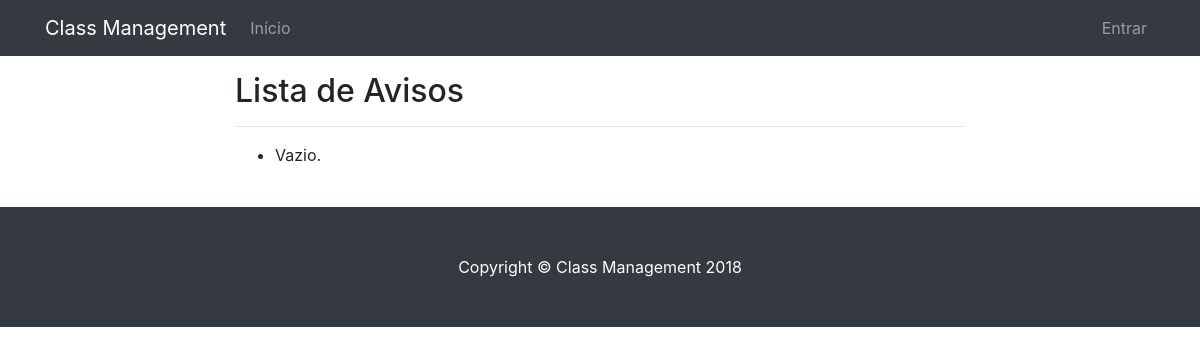
Page /visualizar/aviso/ on the earlier database version.
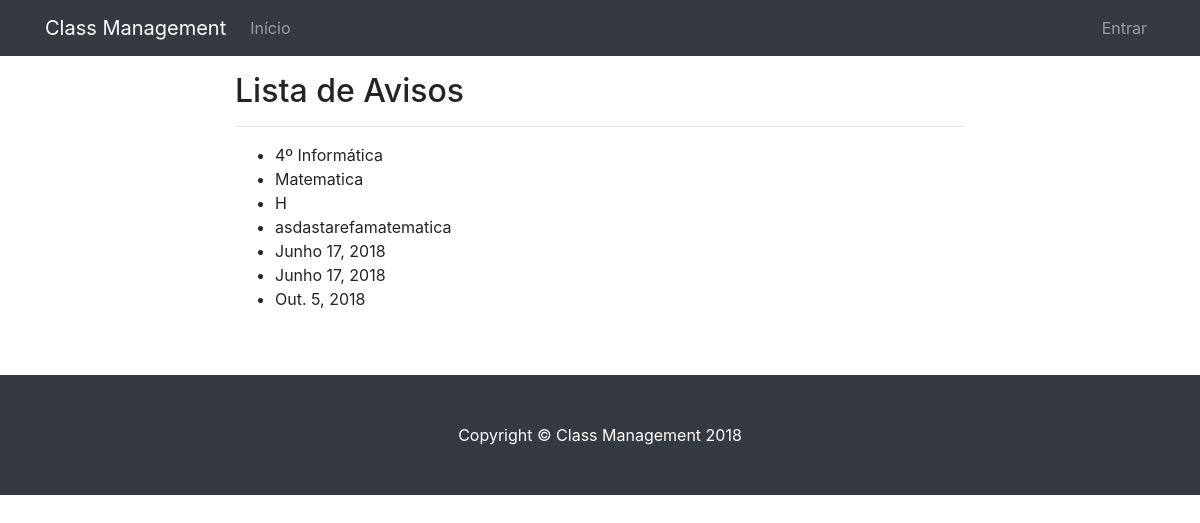
Same page on the later database version.
### classmanagement/models.py (models this page shows, shortened)
class Aviso(models.Model):
    AVISO_CHOICES   = (
        ('N', 'Aviso'), #Notice
        ('H', 'Tarefa'), #Homework
        ('W', 'Trabalho'), #Work
        ('E', 'Prova'), #Exam
    )
    data_final              = models.DateField(auto_now=False, auto_now_add=False, blank=False, null=False, verbose_name="Data Final")
    tipo_aviso              = models.CharField(max_length=1, choices=AVISO_CHOICES, null=False, blank=False, help_text='Obrigatório.', verbose_name="Tipo de Aviso")
    comentarios             = models.TextField(null=True, blank=True)
    ultima_modificacao      = models.DateField(auto_now=True)
    data_post               = models.DateField(auto_now_add=True)
    turma                   = models.ForeignKey(Turma, on_delete=models.PROTECT, null=False, blank=False)
    materia                 = models.ForeignKey(Materia, on_delete=models.PROTECT, null=False, blank=False)

class Turma(models.Model):
    nome                    = models.CharField(max_length=120, blank=False, null=False, help_text='Obrigatório.')
    alunos                  = models.ManyToManyField(User, help_text='Obrigatório', related_name='alunos_matriculados')
    data_cadastro           = models.DateField(auto_now_add=True)
    representante           = models.ForeignKey(User, on_delete=models.PROTECT, blank=False, null=False)
    colegio                 = models.ForeignKey(Colegio, on_delete=models.PROTECT, blank=False, null=False, help_text='Obrigatório.')
    def __str__(self):
        return self.nome

class Materia(models.Model):
    DIA_CHOICES   = (
        ('Seg', 'Segunda'),
        ('Ter', 'Terca'),
        ('Qua', 'Quarta'),
        ('Qui', 'Quinta'),
        ('Sex', 'Sexta'),
        ('Sab', 'Sabado'),
        ('Dom', 'Domingo'),
    )
    nome                    = models.CharField(max_length=120, blank=False, null=False, help_text='Obrigatório.')
    local                   = models.CharField(max_length=120, blank=False, null=False, help_text='Exemplo: "Sala 02"')
    dia                     = models.CharField(max_length=3, blank=False, null=False, choices=DIA_CHOICES, help_text='Dia da Semana')
    horario_inicio          = models.CharField(max_length=5, blank=False, null=False, verbose_name="Horario de inicio", help_text='Exemplo: "20:00"')
    horario_fim             = models.CharField(max_length=5, blank=False, null=False, verbose_name="Horario final", help_text='Exemplo: "20:50"')
    turma                   = models.ForeignKey(Turma, on_delete=models.PROTECT, null=False, blank=False)
    professor               = models.ForeignKey(Professor, on_delete=models.PROTECT, null=False, blank=False)
    def __str__(self):
        return self.nome
    class Meta:
        verbose_name = 'Matéria'
        verbose_name_plural = 'Matérias'

### classmanagement/views.py (the view)
# urls.py: path('visualizar/aviso/', views.AvisoListView.as_view(), name='visualizar_aviso'),
class AvisoListView(generic.ListView):
    model = models.Aviso
    template_name = 'list/aviso_list.html'
    def get_context_data(selfself, **kwargs):
        context = super().get_context_data(**kwargs)
        context['titulo'] = 'Lista de Avisos'
        return context

### classmanagement/templates/list/aviso_list.html (shortened to what this page needs)
{% extends "list.html" %}
{% block lista %}
<ul>
{% for atendimento in object_list %}
    <li>{{ atendimento.turma }}</li>
    <li>{{ atendimento.materia }}</li>
    <li>{{ atendimento.tipo_aviso }}</li>
    <li>{{ atendimento.comentarios }}</li>
    <li>{{ atendimento.data_post }}</li>
    <li>{{ atendimento.ultima_modificacao }}</li>
    <li>{{ atendimento.data_final }}</li>
    <br>
{% empty %}
    <li>Vazio.</li>
{% endfor %}
</ul>
{% endblock %}

Differences in the rows shown:
added Aviso: turma "4º Informática", materia "Matematica", tipo_aviso "H", comentarios "asdastarefamatematica", data_post "Junho 17, 2018", ultima_modificacao "Junho 17, 2018", data_final "Out. 5, 2018"
Other differences:
text no longer shown: "Vazio."
